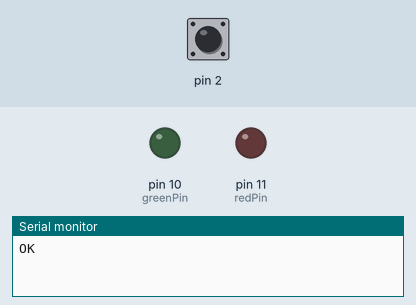
This sketch was run on a simulated Arduino Uno, built with avr-gcc and run on an emulated ATmega328P. On the bench: output pins drawn as LEDs (lit = HIGH), the last lines printed to the serial monitor. Dashed ring = blinking. The test bench sets the inputs (shaded band); at power-on: pin 2 HIGH. The modem accepts every AT command (registered, SIM ready, sends succeed) and sends nothing else.

Above: at 2.2 s.
2.3 s: pin 2 pulled LOW for 0.6 s
At 3.5 s:
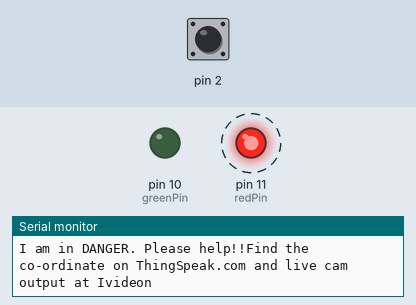
8.2 s: pin 2 pulled LOW for 1 s
At 9.2 s:
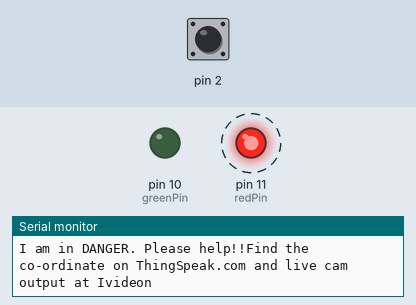
12.2 s: pin 2 pulled LOW for 3.2 s
At 16.9 s:
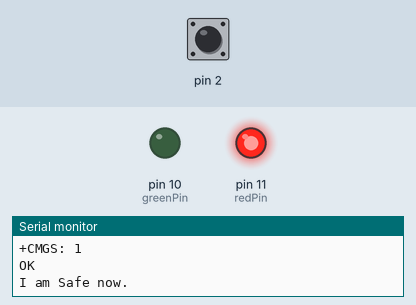
Timing chart, 0 to 18.7 s (numbered marks = the images above; inputs shaded):
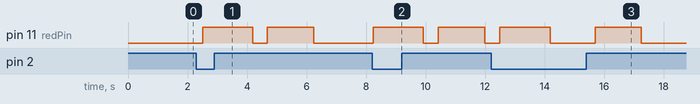

The sketch:

pgm.ino.ino
```cpp
#include <SoftwareSerial.h>
SoftwareSerial GPRS(7, 8);
boolean state, lastState;
int redPin=11;
int greenPin=10;

void setup()
{
  pinMode(2, INPUT_PULLUP);
  state = digitalRead(2);
  lastState = state;
  pinMode(redPin, OUTPUT);
  pinMode(greenPin, OUTPUT);

  GPRS.begin(9600);
  Serial.begin(9600);

  GPRS.println("AT");

  delay(1000);
}

void loop()
{
  while(GPRS.available())
  {
    Serial.write(GPRS.read());
  }

  lastState = state;
  state = digitalRead(2);


  if ( state != lastState )
  {
    setColor(255,0,0);
    digitalWrite(redPin,HIGH);
    sendSMS();
    digitalWrite(redPin,LOW);
  }


  delay(500);
}

void sendSMS()
{
  Serial.print("I am ");
  Serial.println(state ? "Safe now." : "in DANGER. Please help!!Find the co-ordinate on ThingSpeak.com and live cam output at Ivideon");

  GPRS.println("AT+CMGF=1");
  delay(500);

  GPRS.println("AT+CMGS=\"+919739157425\"");

  delay(500);

  GPRS.print("I am ");
  GPRS.println(state ? "Safe now." : "in DANGER. Please help!!Find the co-ordinate on ThingSpeak.com and live cam output at Ivideon");
  GPRS.write( 0x1a ); // ctrl+Z character

  delay(500);
}

void setColor(int redValue, int greenValue, int blueValue) {
  analogWrite(redPin, redValue);
  analogWrite(greenPin, greenValue);
}
```

Measured:
- after the input at 2.3 s, pin 11 (redPin): alternates HIGH for 1.6 s and LOW for 0.50 s, starting after 0.20 s
- after the input at 8.2 s, pin 11 (redPin): alternates HIGH for 1.6 s and LOW for 0.50 s, starting at once
- after the input at 12.2 s, pin 11 (redPin): alternates HIGH for 1.6 s and LOW for 1.5 s, starting after 0.28 s
